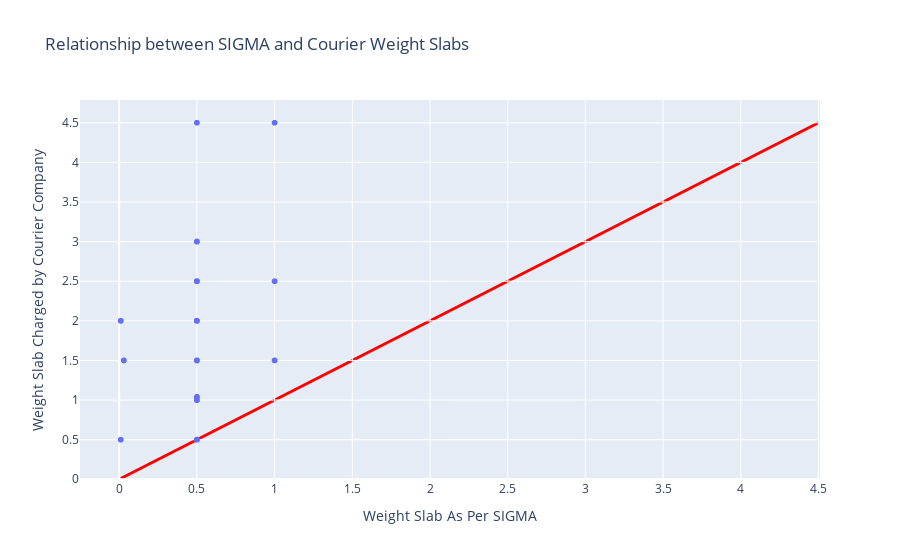

The notebook cell saved with this chart:
### Markdown cell above
<font size='5'>STEP 16: Let's create a scatter plot diagram showing the relationship between the 'Weight Slab as per SIGMA' and the 'Weight Slab charged by Courier Companies' which contributed to our charge differences.</font>

### Code cell
import plotly.express as px

def create_plotly_scatter_with_diagonal(data):
    """Creates a Plotly scatter plot with a very visible diagonal line."""

    if not isinstance(data, pd.DataFrame):
        print("Input data must be a pandas DataFrame.")
        return

    if 'Weight Slab As Per SIGMA' not in data.columns or 'Weight Slab Charged by Courier Company' not in data.columns:
        print("DataFrame must contain 'Weight Slab As Per SIGMA' and 'Weight Slab Charged by Courier Company' columns.")
        return

    fig = px.scatter(data, x='Weight Slab As Per SIGMA', y='Weight Slab Charged by Courier Company',
                     title='Relationship between SIGMA and Courier Weight Slabs')

    # Calculate the min and max values for the diagonal line
    min_val = min(data['Weight Slab As Per SIGMA'].min(), data['Weight Slab Charged by Courier Company'].min())
    max_val = max(data['Weight Slab As Per SIGMA'].max(), data['Weight Slab Charged by Courier Company'].max())

    # Make the diagonal line very thick
    fig.add_shape(
        type="line",
        x0=min_val,
        y0=min_val,
        x1=max_val,
        y1=max_val,
        line=dict(
            color="red",  # Bright red color
            width=3,      # Thicker line
        ),
        layer="below" #places the line below the points.
    )

    fig.show()

create_plotly_scatter_with_diagonal(merged_df)

### Figure 1 — Plotly figure (JSON) as saved in the notebook; plotly's stock layout.template omitted (floating-point values rounded to 4 significant figures; data arrays with more than 128 entries replaced by an {"elided": "..."} marker saying what was removed)
{"data": [{"hovertemplate": "Weight Slab As Per SIGMA=%{x}<br>Weight Slab Charged by Courier Company=%{y}<extra></extra>", "legendgroup": "", "marker": {"color": "#636efa", "symbol": "circle"}, "mode": "markers", "name": "", "showlegend": false, "type": "scattergl", "x": {"elided": "1715 float values"}, "xaxis": "x", "y": {"elided": "1715 float values"}, "yaxis": "y"}], "layout": {"autosize": true, "legend": {"tracegroupgap": 0}, "shapes": [{"layer": "below", "line": {"color": "red", "width": 3}, "type": "line", "x0": 0.01, "x1": 4.5, "y0": 0.01, "y1": 4.5}], "title": {"text": "Relationship between SIGMA and Courier Weight Slabs"}, "xaxis": {"anchor": "y", "autorange": true, "domain": [0, 1], "range": [-0.2466, 4.508], "title": {"text": "Weight Slab As Per SIGMA"}, "type": "linear"}, "yaxis": {"anchor": "x", "autorange": true, "domain": [0, 1], "range": [-0.03063, 4.845], "title": {"text": "Weight Slab Charged by Courier Company"}, "type": "linear"}}}
